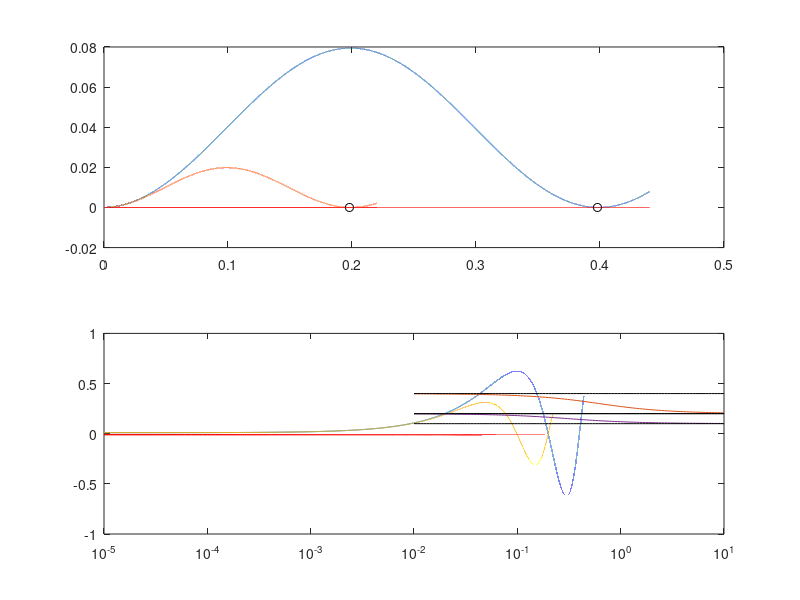

This figure's MATLAB source:
% calculate "contact time" in hopping of a simple mass-spring system 
% Downward is taken as the positive direction here
% ma = mg - kx
% x = V0/omega_n sin(omega_n*t) - g/omega_n^2*cos(omega_n*t) + g/omega_n^2
% x(0) = 0, v0 = +|v0|, F0 = mg
clear;
close all;
M = 650;
g = 9.80;
dt = 1e-5;
Y0 = 0;
fn_set = [2.5 5];
fn_plot = [2.5];
V0_plot = [0.01];
for nf = 1:length(fn_set)
    fn = fn_set(nf);
    omega = 2*pi*fn;
    %omega = sqrt(K/M);
    K = M*omega^2;
    T = 2*pi/omega;
    t = 0:dt:1.1*T;
    %V0set = 0.01:0.01:20;
    V0set = logspace(-2,1,100);
    tTakeoffSet = zeros(size(V0set));
    h0 = V0set.^2/(2*g);
    tTakeoffTh = 1/omega*(2*pi - acos((M*g-2*K*h0)./(M*g+2*K*h0)));
    for n=1:length(V0set)
        V0 = V0set(n);
        Y = V0/omega*sin(omega*t) - g/omega^2 *cos(omega*t) + g/omega^2;
        V = V0*cos(omega*t) + g/omega*sin(omega*t);
    %     Yshift = [Y(2:end) Y(end)];
    %     idxTakeoff = find(t > T/4 & Y < Y0 & Yshift > Y0, 1,'first');
        Vshift = [V(2:end) V(end)];
        idxTakeoff = find(t > T/4 & V < -V0 & Vshift > -V0, 1,'first');
        if isempty(idxTakeoff)
           idxTakeoff = find(t > T/4 & V == -V0, 1,'first'); 
        end
        tTakeoff = t(idxTakeoff);
        tTakeoffSet(n) = tTakeoff;
        if any(abs(fn-fn_set) < 1e-4) && any(abs(V0-V0_plot) < 1e-4)
            subplot(2,1,1)
            plot(t,Y)
            hold on
            plot(t,Y0*ones(size(t)),'r')
            plot(tTakeoff, Y(idxTakeoff),'ko')
            subplot(2,1,2)
            plot(t,V)
            hold on
            plot(t,-V0*ones(size(t)),'r')
        end
    end
    plot(V0set,tTakeoffSet)
    hold on
    %plot(V0set, tTakeoffTh,'ro')
    plot(V0set, T*ones(size(h0)),'k')
    plot(V0set, T/2*ones(size(h0)),'k')
end
set(gca,'xscale','log')

